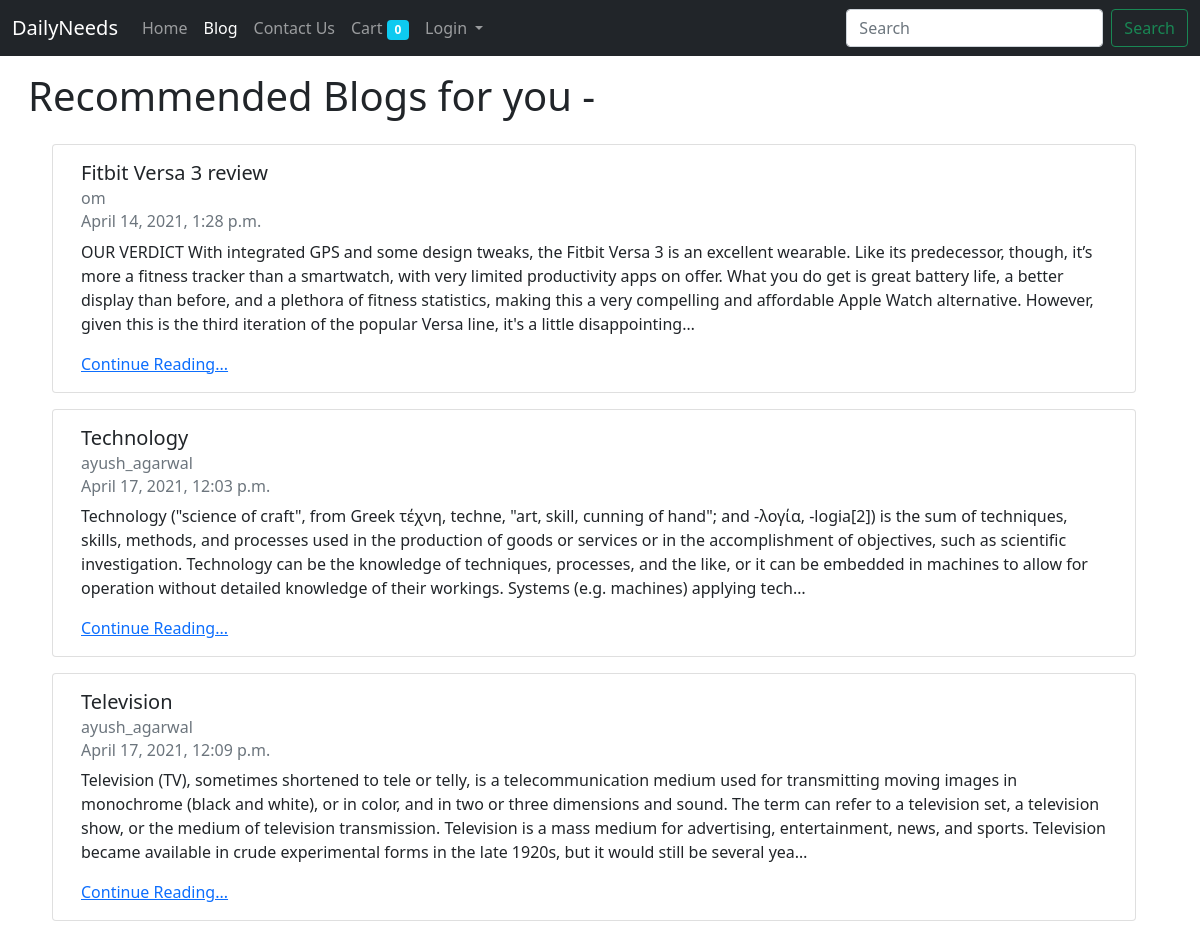
Screenshot of /blog/ with the database file from the repository.
### blog/models.py (models this page shows, shortened)
class Post(models.Model):
    title = models.CharField(max_length=1000)
    author = models.ForeignKey(User, on_delete=models.CASCADE)
    content = models.TextField()
    slug = models.SlugField(max_length=1000, unique=True, blank=True)
    timestamp = models.DateTimeField(default=now)

### blog/views.py (the view)
# urls.py: path('',views.bloghome,name='bloghome'),
def bloghome(request):
    allPosts=Post.objects.all()
    context={'allPosts':allPosts}
    return render(request,'blog/blogHome.html',context)

### home/templates/blog/blogHome.html
{% extends 'home/index.html' %}
{% block blogactive %}
  active
{% endblock blogactive %}
{% block main %}
<div class="container m-3">
<h1>Recommended Blogs for you -</h1>
    <div class="row m-3">
{% for post in allPosts %}
<div class="card m-2" style="width: 100%;">
    <div class="card-body">
      <h5 class="card-title">{{post.title}}</h5>
      <h6 class="card-subtitle mb-2 text-muted">{{post.author}}</h6>
      <h6 class="card-subtitle mb-2 text-muted">{{post.timestamp}}</h6>
      <p class="card-text">{{post.content|truncatechars:500}}</p>
      <a href="/blog/{{post.slug}}" class="card-link">Continue Reading...</a>
    </div>
  </div>
  {% endfor %}
</div>
</div>
{% endblock main %}

### rows the page displays
Post: title "Fitbit Versa 3 review", author "om", timestamp "April 14, 2021, 1:28 p.m.", content "OUR VERDICT With integrated GPS and some design tweaks, the Fitbit Versa 3 is an excellent wearable. Like its predecessor, though, it’s more a fitness tracker than a smartwatch, with very limited productivity apps on offer. What you do get is great battery life, a better display than before, and a plethora of fitness statistics, making this a very compelling and affordable Apple Watch alternative. However, given this is the third iteration of the popular Versa line, it's a little disappointing…"
Post: title "Technology", author "ayush_agarwal", timestamp "April 17, 2021, 12:03 p.m.", content "Technology (\"science of craft\", from Greek τέχνη, techne, \"art, skill, cunning of hand\"; and -λογία, -logia[2]) is the sum of techniques, skills, methods, and processes used in the production of goods or services or in the accomplishment of objectives, such as scientific investigation. Technology can be the knowledge of techniques, processes, and the like, or it can be embedded in machines to allow for operation without detailed knowledge of their workings. Systems (e.g. machines) applying tech…"
Post: title "Television", author "ayush_agarwal", timestamp "April 17, 2021, 12:09 p.m.", content "Television (TV), sometimes shortened to tele or telly, is a telecommunication medium used for transmitting moving images in monochrome (black and white), or in color, and in two or three dimensions and sound. The term can refer to a television set, a television show, or the medium of television transmission. Television is a mass medium for advertising, entertainment, news, and sports. Television became available in crude experimental forms in the late 1920s, but it would still be several yea…"
